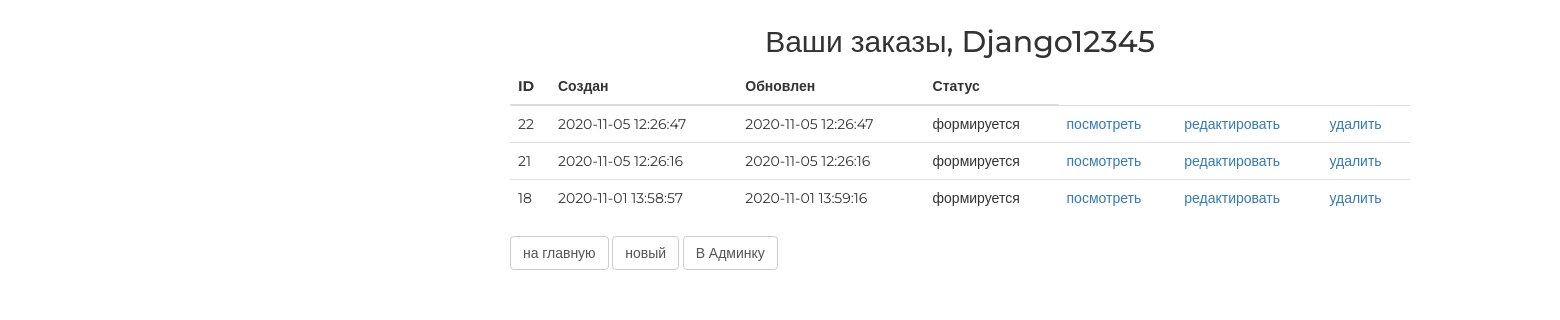
Screenshot of /order/ (signed in) with the database file from the repository.
### authapp/models.py (models this page shows, shortened)
class ShopUser(AbstractUser):
    avatar = models.ImageField(upload_to='users_avatars', blank=True)
    age = models.PositiveIntegerField(verbose_name = 'возраст', blank=True, default=18)
    activation_key = models.CharField(max_length=128, blank=True)
    activation_key_expires = models.DateTimeField(default=(now()+timedelta(hours=48)))

### ordersapp/models.py (models this page shows, shortened)
class Order(models.Model):
    FORMING = 'FM'
    SENT_TO_PROCEED = 'STP'
    PROCEEDED = 'PRD'
    PAID = 'PD'
    READY = 'RDY'
    CANCEL = 'CNC'
    ORDER_STATUS_CHOICES = (
        (FORMING, 'формируется'),
        (SENT_TO_PROCEED, 'отправлен в обработку'),
        (PAID, 'оплачен'),
        (PROCEEDED, 'обрабатывается'),
        (READY, 'готов к выдаче'),
        (CANCEL, 'отменен'),
    )
    user = models.ForeignKey(settings.AUTH_USER_MODEL, on_delete=models.CASCADE)
    created = models.DateTimeField(verbose_name='создан', auto_now_add=True)
    updated = models.DateTimeField(verbose_name='обновлен', auto_now=True)
    status = models.CharField(verbose_name='статус', max_length=3, choices=ORDER_STATUS_CHOICES,  default=FORMING)
    is_active = models.BooleanField(verbose_name='активен', default=True)
    class Meta:
        ordering = ('-created',)
        verbose_name = 'заказ'
        verbose_name_plural = 'заказы'
    def __init__(self, *args, **kwargs):
        super().__init__(*args, **kwargs)
        self.orderitems.set = None

### ordersapp/views.py (the view)
# urls.py: path('', ordersapp.OrderList.as_view(), name='orders_list'),
class OrderList(ListView):
    model = Order
    def get_queryset(self):
        return Order.objects.filter(user=self.request.user)

### mainapp/context_processors.py (called while the page is built)
def basket(request):
   print(f'context processor basket works')
   basket = []
   if request.user.is_authenticated:
       basket = Basket.objects.filter(user=request.user)
   return {
       'basket': basket,
   }

### ordersapp/templates/ordersapp/order_list.html
{% extends 'ordersapp/base.html' %}
{% load static %}
{% block content %}
   <div class="h2 text-center head">
       Ваши заказы,
       {% if user.first_name %}
           {{ user.first_name|title}}
       {% else %}
           Пользователь
       {% endif %}
   </div>
   <table class="table orders_list">
       <thead>
         <tr>
           <th>ID</th>
           <th>Создан</th>
           <th>Обновлен</th>
           <th>Статус</th>
         </tr>
       </thead>
       <tbody>
           {% for item in object_list %}
               {% if item.is_active %}
               <tr>
                   <td class="td1 orders_list">{{ item.pk }}</td>
                   <td>{{ item.created|date:"Y-m-d H:i:s" }}</td>
                   <td>{{ item.updated|date:"Y-m-d H:i:s" }}</td>
                   <td>{{ item.get_status_display }}</td>
                   <td>
                       <a href="{% url 'ordersapp:order_read' item.pk %}">
                           посмотреть
                       </a>
                   </td>
                   <td>
                       {% if item.status == 'FM' %}
                         <a href="{% url 'ordersapp:order_update' item.pk %}">
                           редактировать
                         </a>
                       {% endif %}
                   </td>
                   <td>
                       {% if item.status == 'FM' %}
                         <a href="{% url 'ordersapp:order_delete' item.pk %}">
                             удалить
                         </a>
                       {% endif %}
                   </td>
               </tr>
               {% endif %}
           {% endfor %}
       </tbody>
   </table>
   <button class="btn btn-default btn-round">
       <a href="{% url 'main' %}">
           на главную
       </a>
   </button>
   <button class="btn btn-default btn-round">
       <a href="{% url 'ordersapp:order_create' %}">
           новый
       </a>
   </button>
    {% if user.is_superuser%}
    <button class="btn btn-default btn-round">
       <a href="{% url 'adminapp:users' %}">
           В Админку
       </a>
   </button>
    {%endif%}
{% endblock %}

### static/css/style.css (style rules this page uses)
* { margin: 0; padding: 0; }
body { width:1920px; margin: 0 auto; }
table { border-collapse: collapse; }

### static/css/style_geek2.css (style rules this page uses)
* { margin: 0; padding: 0; }
.order_container button a { text-decoration: none; color: #555; }
.table.orders_list { min-width: 600px; }
.td1.orders_list { width: 40px; }
body { font-family: 'Montserrat', sans-serif; }
html, body { height: 100%; }
table { width: 100%; }
td:first-child { width: 235px; }

### rows the page displays
ShopUser: first_name "Django12345"
Order: pk "22", created "2020-11-05 12:26:47", updated "2020-11-05 12:26:47", status "формируется", shows "редактировать", shows "удалить"
Order: pk "21", created "2020-11-05 12:26:16", updated "2020-11-05 12:26:16", status "формируется", shows "редактировать", shows "удалить"
Order: pk "18", created "2020-11-01 13:58:57", updated "2020-11-01 13:59:16", status "формируется", shows "редактировать", shows "удалить"
